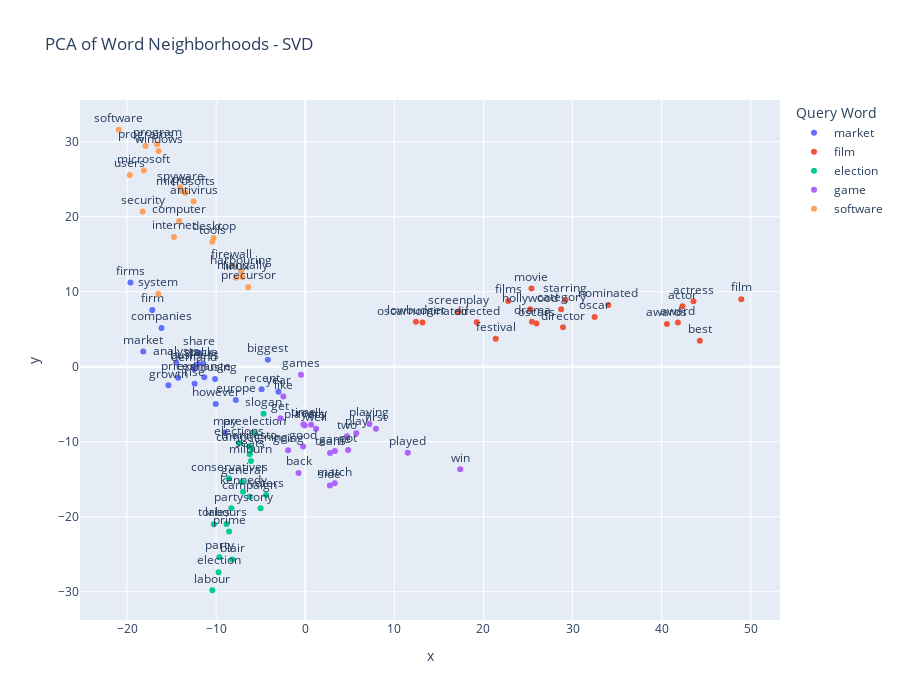
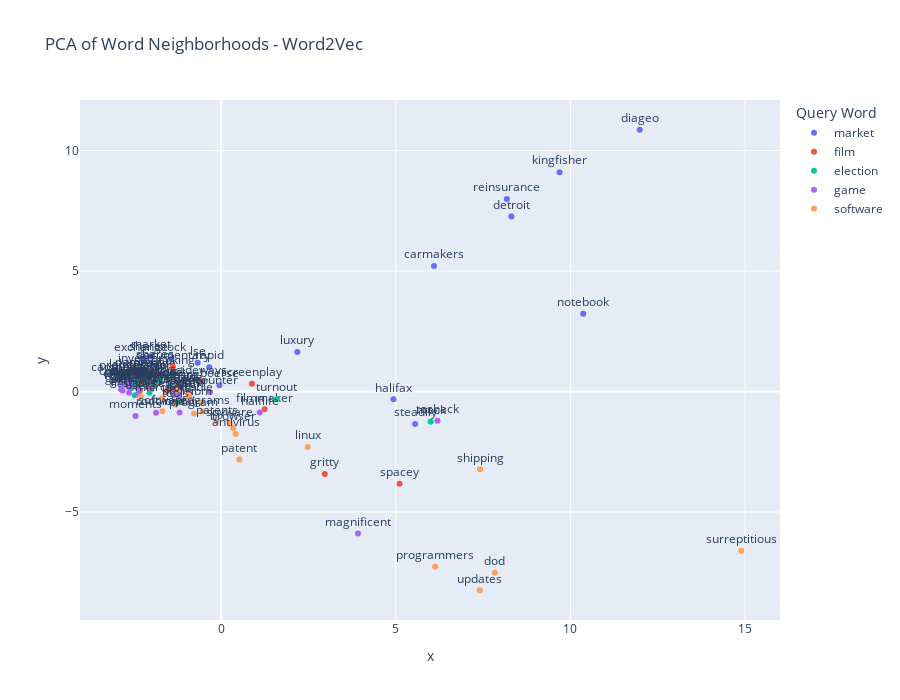

Notebook code cell kept with these figures, in order:
### Code cell
query_words = ['market', 'film', 'election', 'game', 'software']
visualize_word_neighborhoods(query_words, svd_vectors, word_to_idx, idx_to_word, "SVD")
visualize_word_neighborhoods(query_words, w2v_vectors, word_to_idx, idx_to_word, "Word2Vec")

### Figure 1 — Plotly figure (JSON) as saved in the notebook; plotly's stock layout.template omitted (floating-point values rounded to 4 significant figures)
{"data": [{"hovertemplate": "category=market<br>x=%{x}<br>y=%{y}<br>word=%{text}<extra></extra>", "legendgroup": "market", "marker": {"color": "#636efa", "symbol": "circle"}, "mode": "markers+text", "name": "market", "orientation": "v", "showlegend": true, "text": ["market", "stock", "share", "analysts", "growth", "prices", "however", "demand", "recent", "year", "business", "biggest", "firm", "firms", "exchange", "housing", "value", "companies", "europe", "may", "rise"], "textposition": "top center", "type": "scatter", "x": [-18.18, -12.01, -11.91, -14.48, -15.36, -14.27, -10.04, -12.45, -4.896, -3.003, -12.48, -4.196, -17.17, -19.61, -11.33, -10.12, -11.44, -16.13, -7.792, -9.039, -12.42], "xaxis": "x", "y": [2.019, 0.367, 1.877, 0.5407, -2.473, -1.461, -4.966, -0.3039, -3.011, -3.35, -0.02702, 0.9176, 7.573, 11.21, -1.417, -1.632, 0.4253, 5.153, -4.449, -8.765, -2.26], "yaxis": "y"}, {"hovertemplate": "category=film<br>x=%{x}<br>y=%{y}<br>word=%{text}<extra></extra>", "legendgroup": "film", "marker": {"color": "#EF553B", "symbol": "circle"}, "mode": "markers+text", "name": "film", "orientation": "v", "showlegend": true, "text": ["film", "films", "movie", "best", "actress", "director", "awards", "actor", "directed", "award", "oscarnominated", "oscar", "nominated", "lowbudget", "drama", "festival", "category", "hollywood", "starring", "screenplay", "oscars"], "textposition": "top center", "type": "scatter", "x": [48.94, 22.78, 25.39, 44.29, 43.57, 28.93, 40.59, 42.34, 19.25, 41.83, 13.16, 32.48, 34.01, 12.43, 25.45, 21.38, 28.72, 25.25, 29.2, 17.24, 25.96], "xaxis": "x", "y": [9.003, 8.75, 10.44, 3.454, 8.725, 5.25, 5.693, 8.062, 5.918, 5.91, 5.882, 6.64, 8.234, 6.006, 5.997, 3.74, 7.67, 7.649, 8.895, 7.364, 5.749], "yaxis": "y"}, {"hovertemplate": "category=election<br>x=%{x}<br>y=%{y}<br>word=%{text}<extra></extra>", "legendgroup": "election", "marker": {"color": "#00cc96", "symbol": "circle"}, "mode": "markers+text", "name": "election", "orientation": "v", "showlegend": true, "text": ["election", "labour", "general", "partys", "labours", "campaign", "party", "blair", "manifesto", "voters", "kennedy", "conservatives", "slogan", "campaigning", "tories", "seats", "milburn", "prime", "preelection", "tony", "elections"], "textposition": "top center", "type": "scatter", "x": [-9.73, -10.42, -7.094, -8.281, -8.841, -6.238, -9.634, -8.213, -6.281, -4.4, -6.979, -8.553, -4.675, -5.981, -10.26, -6.23, -6.093, -8.541, -5.663, -5.012, -7.452], "xaxis": "x", "y": [-27.38, -29.8, -15.38, -18.87, -20.98, -17.34, -25.4, -25.71, -10.63, -17.1, -16.66, -14.91, -6.268, -10.98, -20.99, -11.68, -12.57, -21.97, -8.853, -18.88, -10.18], "yaxis": "y"}, {"hovertemplate": "category=game<br>x=%{x}<br>y=%{y}<br>word=%{text}<extra></extra>", "legendgroup": "game", "marker": {"color": "#ab63fa", "symbol": "circle"}, "mode": "markers+text", "name": "game", "orientation": "v", "showlegend": true, "text": ["game", "play", "games", "playing", "players", "first", "time", "got", "good", "match", "win", "back", "side", "played", "going", "get", "two", "like", "well", "really", "team"], "textposition": "top center", "type": "scatter", "x": [3.321, 5.727, -0.4765, 7.202, -0.06051, 7.934, -0.2048, 4.814, -0.2461, 3.3, 17.4, -0.7462, 2.764, 11.5, -1.923, -2.782, 4.69, -2.456, 1.213, 0.6591, 2.776], "xaxis": "x", "y": [-11.23, -8.854, -1.086, -7.641, -7.838, -8.254, -7.662, -11.09, -10.63, -15.54, -13.68, -14.16, -15.82, -11.48, -11.12, -6.858, -9.282, -3.979, -8.266, -7.744, -11.5], "yaxis": "y"}, {"hovertemplate": "category=software<br>x=%{x}<br>y=%{y}<br>word=%{text}<extra></extra>", "legendgroup": "software", "marker": {"color": "#FFA15A", "symbol": "circle"}, "mode": "markers+text", "name": "software", "orientation": "v", "showlegend": true, "text": ["software", "programs", "microsoft", "windows", "users", "program", "pcs", "linux", "antivirus", "microsofts", "computer", "security", "tools", "harbouring", "firewall", "spyware", "precursor", "system", "desktop", "internet", "manually"], "textposition": "top center", "type": "scatter", "x": [-20.93, -17.93, -18.12, -16.46, -19.69, -16.62, -13.91, -7.792, -12.54, -13.44, -14.14, -18.25, -10.43, -7.19, -8.249, -14.05, -6.396, -16.49, -10.28, -14.73, -7.067], "xaxis": "x", "y": [31.59, 29.41, 26.17, 28.77, 25.56, 29.67, 23.44, 11.85, 22.01, 23.21, 19.43, 20.68, 16.64, 12.68, 13.5, 23.91, 10.61, 9.682, 17.16, 17.29, 11.98], "yaxis": "y"}], "layout": {"height": 700, "legend": {"title": {"text": "Query Word"}, "tracegroupgap": 0}, "title": {"text": "PCA of Word Neighborhoods - SVD"}, "xaxis": {"anchor": "y", "domain": [0, 1], "title": {"text": "x"}}, "yaxis": {"anchor": "x", "domain": [0, 1], "title": {"text": "y"}}}}

### Figure 2 — Plotly figure (JSON) as saved in the notebook; plotly's stock layout.template omitted (floating-point values rounded to 4 significant figures)
{"data": [{"hovertemplate": "category=market<br>x=%{x}<br>y=%{y}<br>word=%{text}<extra></extra>", "legendgroup": "market", "marker": {"color": "#636efa", "symbol": "circle"}, "mode": "markers+text", "name": "market", "orientation": "v", "showlegend": true, "text": ["market", "stock", "shares", "value", "detroit", "housing", "carmakers", "notebook", "luxury", "halifax", "steadily", "share", "boerse", "lse", "exchange", "investors", "reinsurance", "rapid", "kingfisher", "diageo", "banking"], "textposition": "top center", "type": "scatter", "x": [-2.017, -1.431, -1.892, -1.718, 8.309, -1.142, 6.094, 10.37, 2.179, 4.934, 5.553, -2.17, -0.04956, -0.6735, -2.283, -2.234, 8.179, -0.3405, 9.687, 11.99, -1.368], "xaxis": "x", "y": [1.466, 1.347, 1.076, 0.6833, 7.263, 0.1246, 5.203, 3.23, 1.638, -0.3252, -1.344, 1.401, 0.2598, 1.195, 1.353, 0.9076, 7.985, 1.008, 9.101, 10.86, 0.8358], "yaxis": "y"}, {"hovertemplate": "category=film<br>x=%{x}<br>y=%{y}<br>word=%{text}<extra></extra>", "legendgroup": "film", "marker": {"color": "#EF553B", "symbol": "circle"}, "mode": "markers+text", "name": "film", "orientation": "v", "showlegend": true, "text": ["film", "movie", "awards", "festival", "oscar", "aviator", "actress", "starring", "films", "cinema", "documentary", "actor", "directed", "hollywood", "academy", "screenplay", "sideways", "award", "spacey", "filmmaker", "gritty"], "textposition": "top center", "type": "scatter", "x": [-2.642, -2.216, -2.324, -2.079, -2.137, -0.93, -1.811, -1.229, -2.72, -1.549, -1.383, -1.852, -1.367, -1.883, -2.104, 0.8807, -0.5495, -2.412, 5.107, 1.246, 2.966], "xaxis": "x", "y": [0.2212, 0.4393, 0.03761, 0.5946, 0.2283, -0.03127, 0.3533, 0.2414, 0.3117, 0.01813, 1.038, 0.6068, 0.09382, 0.3099, 0.1618, 0.3256, 0.4224, 0.2901, -3.824, -0.738, -3.42], "yaxis": "y"}, {"hovertemplate": "category=election<br>x=%{x}<br>y=%{y}<br>word=%{text}<extra></extra>", "legendgroup": "election", "marker": {"color": "#00cc96", "symbol": "circle"}, "mode": "markers+text", "name": "election", "orientation": "v", "showlegend": true, "text": ["election", "general", "labour", "party", "blair", "campaign", "labours", "votes", "partys", "tories", "mock", "prime", "voters", "conservatives", "tax", "parties", "blairs", "elections", "turnout", "manifesto", "taxes"], "textposition": "top center", "type": "scatter", "x": [-2.741, -2.604, -2.709, -2.575, -2.482, -2.933, -2.472, -2.055, -1.793, -2.686, 5.997, -2.43, -2.201, -2.404, -2.557, -2.494, -1.254, -1.898, 1.595, -1.475, -2.126], "xaxis": "x", "y": [0.2938, 0.1394, 0.6663, 0.1388, 0.2299, 0.5231, -0.1506, -0.04734, 0.4552, 0.5367, -1.25, 0.2297, 0.7333, 0.3713, 0.4567, 0.7501, -0.4653, 0.2396, -0.3152, 0.1982, 0.3972], "yaxis": "y"}, {"hovertemplate": "category=game<br>x=%{x}<br>y=%{y}<br>word=%{text}<extra></extra>", "legendgroup": "game", "marker": {"color": "#ab63fa", "symbol": "circle"}, "mode": "markers+text", "name": "game", "orientation": "v", "showlegend": true, "text": ["game", "games", "players", "played", "match", "play", "halflife", "nadal", "hes", "referee", "teams", "score", "chelsea", "premiership", "moments", "toshack", "roddick", "points", "encounter", "magnificent", "halo"], "textposition": "top center", "type": "scatter", "x": [-2.864, -2.637, -2.764, -2.687, -2.383, -2.821, 1.103, -1.189, -1.996, -1.353, -2.603, -2.379, -2.602, -2.518, -2.452, 6.194, -1.866, -2.862, -0.321, 3.917, -1.209], "xaxis": "x", "y": [0.08567, -0.0565, 0.3183, 0.3526, 0.103, 0.04558, -0.8721, -0.8686, 0.1052, -0.1452, 0.3651, -0.1174, 0.2087, 0.5962, -1.02, -1.213, -0.8782, 0.361, -0.02102, -5.897, -0.2192], "yaxis": "y"}, {"hovertemplate": "category=software<br>x=%{x}<br>y=%{y}<br>word=%{text}<extra></extra>", "legendgroup": "software", "marker": {"color": "#FFA15A", "symbol": "circle"}, "mode": "markers+text", "name": "software", "orientation": "v", "showlegend": true, "text": ["software", "programs", "microsoft", "antivirus", "patent", "linux", "windows", "spyware", "program", "portable", "users", "dod", "surreptitious", "patents", "updates", "shipping", "browser", "programmers", "ibm", "spam", "tools"], "textposition": "top center", "type": "scatter", "x": [-1.681, -0.5346, -1.705, 0.4146, 0.5199, 2.476, -1.236, 0.2474, -0.7795, -0.9164, -2.301, 7.837, 14.89, -0.1273, 7.404, 7.412, 0.3409, 6.127, -0.5511, -0.9312, -1.303], "xaxis": "x", "y": [-0.8219, -0.8286, -0.2907, -1.763, -2.827, -2.299, 0.04487, -1.329, -0.9173, -0.28, -0.2201, -7.51, -6.604, -1.246, -8.247, -3.228, -1.519, -7.271, -0.4553, -0.1526, -0.5486], "yaxis": "y"}], "layout": {"height": 700, "legend": {"title": {"text": "Query Word"}, "tracegroupgap": 0}, "title": {"text": "PCA of Word Neighborhoods - Word2Vec"}, "xaxis": {"anchor": "y", "domain": [0, 1], "title": {"text": "x"}}, "yaxis": {"anchor": "x", "domain": [0, 1], "title": {"text": "y"}}}}
